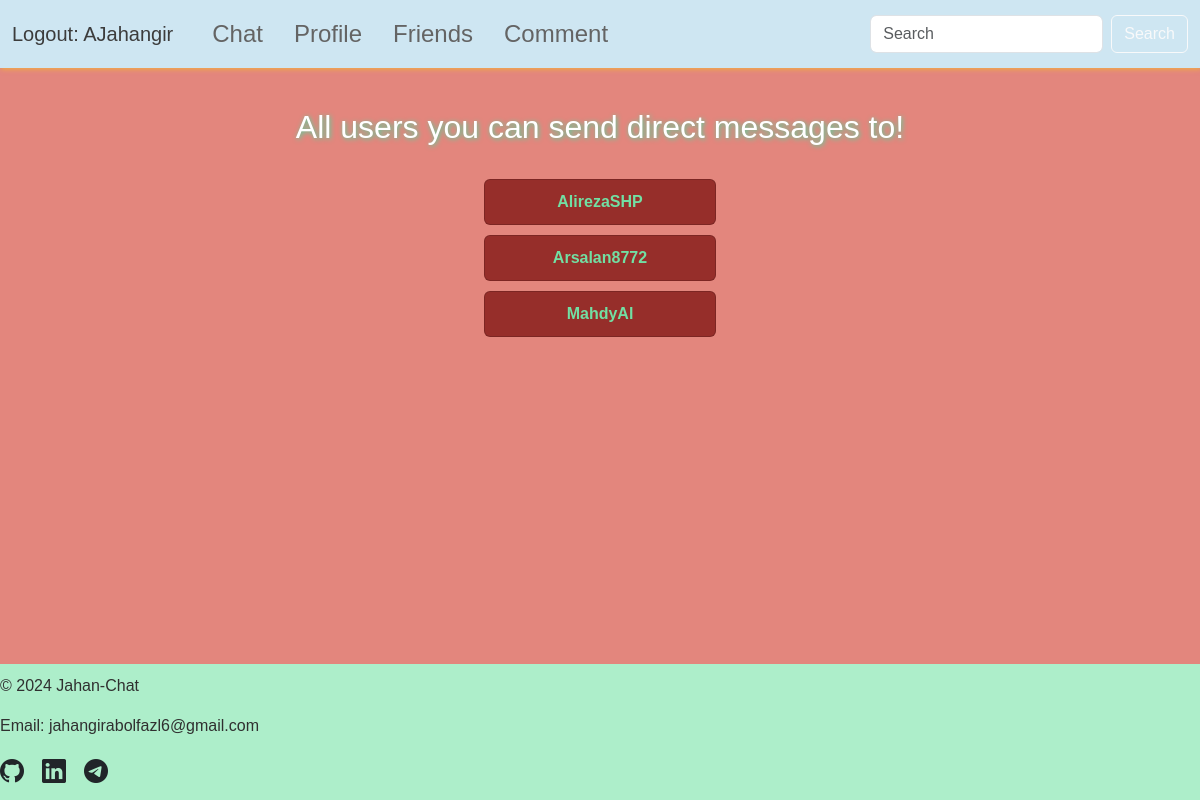
/friends/ (signed in), run on the app's committed database.
### base/models.py (models this page shows, shortened)
class CustomUser(AbstractUser):
    friends = models.ManyToManyField("self", symmetrical=True, blank=True)
    created = models.DateTimeField(auto_now_add=True)
    groups = models.ManyToManyField(
        Group,
        related_name='customuser_set',
        blank=True,
        help_text='The groups this user belongs to. A user will get all permissions granted to each of their groups.',
        related_query_name='customuser',
    )
    user_permissions = models.ManyToManyField(
        Permission,
        related_name='customuser_set',
        blank=True,
        help_text='Specific permissions for this user.',
        related_query_name='customuser',
    )
    class Meta:
        ordering = ["created"]

### base/views.py (the view)
# urls.py: path("friends/", views.seeFriends, name="friends"),
def seeFriends(request):
    user = CustomUser.objects.get(id=request.user.id)
    friends = user.friends.all()
    context = {"friends": friends}
    return render(request, "base/friends.html", context=context)

### base/templates/base/friends.html (shortened to what this page needs)
{% extends 'base.html' %}
{% load static %}
{% block extra_css %}
    <link rel="stylesheet" href="{% static 'style/friends.css' %}">
{% endblock extra_css %}
{% block page_title %}
    <h2>All users you can send direct messages to!</h2>
{% endblock page_title %}
{% block page_content %}
    <div class="user-container">
        {% for friend in friends %}
            {% if friend != request.user %}
            <div class="card card-body" data-direct-message-url="{% url 'direct' friend.username %}">
                <a href="{% url 'direct' friend.username %}">{{ friend.username }}</a>
            </div>
            {% endif %}
        {% endfor %}
    </div>
{% endblock page_content %}

### templates/base.html (shortened to what this page needs)
<!DOCTYPE html>
{% load static %}
<html lang="en">
<head>
    <link href="https://cdn.jsdelivr.net/npm/bootstrap@5.3.3/dist/css/bootstrap.min.css" rel="stylesheet">
    <link rel="stylesheet" href="{% static 'style/base.css' %}">
    <link rel="stylesheet" href="https://cdnjs.cloudflare.com/ajax/libs/bootstrap-icons/1.10.5/font/bootstrap-icons.min.css">
    {% block extra_css %}{% endblock extra_css %}
</head>
<body>
  <header>
    <nav class="navbar navbar-expand-lg">
        <div class="container-fluid">
          {% if request.user.is_authenticated %}
          <a class="navbar-brand" href="{% url 'logout' %}">
            Logout: {{ request.user.username }}
          </a>
          {% else %}
          <a class="navbar-brand" href="{% url 'login' %}">
            Login
          </a>
          {% endif %}
          <div class="collapse navbar-collapse" id="navbarNav">
            <ul class="navbar-nav">
              <li class="nav-item">
                <a class="nav-link" aria-current="page" href="{% url 'chat' %}">Chat</a>
              </li>
              <li class="nav-item">
                <a class="nav-link" href="{% if user.is_authenticated %}{% url 'profile' user.username user.id %}{% else %}{% url 'login' %}{% endif %}">Profile</a>
              </li>
              <li class="nav-item">
                <a class="nav-link" href="{% url 'friends' %}">Friends</a>
              </li>
              <li class="nav-item">
                <a class="nav-link" href="{% url 'comment' %}">Comment</a>
              </li>
            </ul>
          </div>
        <form action="" class="d-flex" role="search">
            <input class="form-control me-2" type="search" placeholder="Search" aria-label="Search">
            <button class="btn btn-outline-light" type="submit">Search</button>
        </form>
        </div>
      </nav>
    </header>
    <main>
      {% block page_title %}{% endblock page_title %}
      {% block page_content %}{% endblock page_content %}
    </main>
    <footer>
      <div class="footer-container">
        <p>&copy; 2024 Jahan-Chat</p>
        <p>Email: jahangirabolfazl6@gmail.com</p>
        <div class="social-icons">
          <a href="https://github.com/Jahan-Jahan" target="_blank" class="text-dark me-2">
            <i class="bi bi-github"></i>
          </a>
          <a href="https://www.linkedin.com/in/abolfazl-jahangir-a69109242/" target="_blank" class="text-dark me-2">
            <i class="bi bi-linkedin"></i>
          </a>
          <a href="https://t.me/jahangir845" target="_blank" class="text-dark me-2">
            <i class="bi bi-telegram"></i>
          </a>
        </div>
      </div>
    </footer>
</body>
</html>

### static/style/base.css (style rules this page uses)
html, body { margin: 0; padding: 0; height: 100%; }
body { background-color: #E3867D; font-family: 'Lucida Sans', 'Lucida Sans Regular', 'Lucida Grande', 'Lucida Sans Unicode', Geneva, Verdana, sans-serif; display: flex; flex-direction: column; min-height: 100vh; }
.navbar { background-color: #CEE6F2; box-shadow: 1px 1px 5px rgba(255, 217, 0, 0.523); }
.nav-item { font-size: 1.5em; padding-left: 15px; margin: 0; }
.nav-item .nav-link { color: rgb(100, 100, 100); }
.navbar-brand { color: rgb(60, 60, 60); }
main { flex: 1; padding: 20px; }
.footer-container { color: #303030; padding: 10px 0; background-color: #adeeca; }
.social-icons { display: flex; justify-content: flex-start; align-items: flex-start; gap: 10px; }
.social-icons a { font-size: 1.5em; color: #303030; transition: color 0.3s; }

### static/style/friends.css (style rules this page uses)
h2 { color: white; text-align: center; text-shadow: 1px 1px 5px rgba(0, 255, 179, 0.697); padding: 20px; }
.user-container { display: flex; flex-direction: column; align-items: center; }
.card { background-color: #962E2A; padding: 10px; margin: 5px; width: 20%; text-align: center; }
.card a { color: #72dfa3; text-decoration: none; font-weight: bold; }

### data on the page
CustomUser: user.username "AJahangir"
CustomUser: username "AlirezaSHP"
CustomUser: username "Arsalan8772"
CustomUser: username "MahdyAl"
